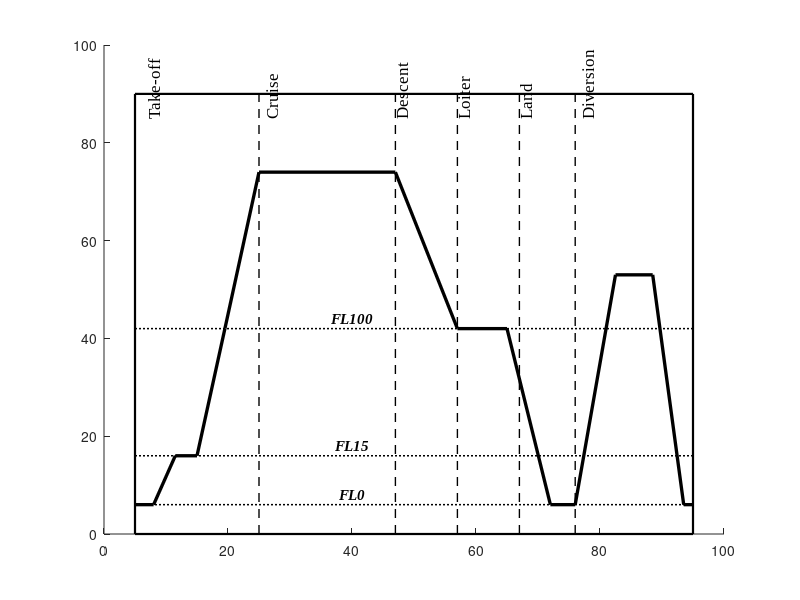

Recreate this plot in MATLAB. (Note: this script raises an error after producing the figure.)
#Hi
%% Flight Mission Profile Generator in MATLAB
% Genererar en ren och skarp flygprofil i läroboksstil
% Innehåller: Take-off, Cruise (konstant höjd), Descent, Loiter, Land, Diversion och Reserve

clear; clc; close all;

%% 1. Skapa figur
fig = figure('Name', 'Flight Mission Profile', ...
             'Color', 'w', ...
             'Position', [100, 100, 950, 680]);
ax = axes('Parent', fig);
hold(ax, 'on');

%% 2. Geometriska gränser för diagrammet
x_min = 5;   x_max = 95;
y_min = 0;   y_max = 90;

% Rektangulär ytterram
plot([x_min, x_max, x_max, x_min, x_min], ...
     [y_min, y_min, y_max, y_max, y_min], ...
     'k-', 'LineWidth', 1.6);

%% 3. Horisontella referenslinjer för flygnivåer (Flight Levels)
y_FL0   = 6;
y_FL15  = 16;
y_FL100 = 42;

% FL0 (Marknivå)
plot([x_min, x_max], [y_FL0, y_FL0], 'k:', 'LineWidth', 1.1);
text(40, y_FL0 + 2.2, 'FL0', 'FontName', 'Times New Roman', ...
     'FontSize', 11, 'FontWeight', 'bold', 'FontAngle', 'italic', 'HorizontalAlignment', 'center');

% FL15
plot([x_min, x_max], [y_FL15, y_FL15], 'k:', 'LineWidth', 1.1);
text(40, y_FL15 + 2.2, 'FL15', 'FontName', 'Times New Roman', ...
     'FontSize', 11, 'FontWeight', 'bold', 'FontAngle', 'italic', 'HorizontalAlignment', 'center');

% FL100
plot([x_min, x_max], [y_FL100, y_FL100], 'k:', 'LineWidth', 1.1);
text(40, y_FL100 + 2.2, 'FL100', 'FontName', 'Times New Roman', ...
     'FontSize', 11, 'FontWeight', 'bold', 'FontAngle', 'italic', 'HorizontalAlignment', 'center');

%% 4. Vertikala fasgränser (streckade linjer)
x_to_cr  = 25;  % Take-off -> Cruise
x_cr_de  = 47;  % Cruise -> Descent
x_de_lo  = 57;  % Descent -> Loiter
x_lo_la  = 67;  % Loiter -> Land
x_la_di  = 76;  % Land -> Diversion

phase_divs = [x_to_cr, x_cr_de, x_de_lo, x_lo_la, x_la_di];
for x = phase_divs
    plot([x, x], [y_min, y_max], 'k--', 'LineWidth', 1.0);
end

%% 5. Fasetiketter i toppen (vertikal text, 90 graders rotation)
font_opts = {'FontName', 'Times New Roman', 'FontSize', 12, ...
             'Rotation', 90, 'VerticalAlignment', 'bottom', 'HorizontalAlignment', 'left'};

text(9,  y_max - 5, 'Take-off',   font_opts{:});
text(28, y_max - 5, 'Cruise',     font_opts{:});
text(49, y_max - 5, 'Descent',    font_opts{:});
text(59, y_max - 5, 'Loiter',     font_opts{:});
text(69, y_max - 5, 'Land',       font_opts{:});
text(79, y_max - 5, 'Diversion',  font_opts{:});

%% 6. Flygprofilens bana (höjdkurva med konstant marschhöjd)
y_cruise = 74.0; % Konstant marschhöjd (ingen step-climb)

x_profile = [
     5.0, ...  % Start på marken
     8.0, ...  % Start av rullning / take-off
    11.5, ...  % Stigning till FL15
    15.0, ...  % Planflykt vid FL15
    19.5, ...  % Genomstigning FL100
    25.0, ...  % Nå marschhöjd
    47.0, ...  % Slut på marschhöjd (rak linje genom hela Cruise)
    57.0, ...  % Nå loiter-höjd (FL100)
    65.0, ...  % Slut på loiter / holding
    72.0, ...  % Sättning vid landning (FL0)
    76.0, ...  % Omdirigering / avbruten landning på marken
    82.5, ...  % Stigning till alternativ marschhöjd
    88.5, ...  % Diversion marsch slut
    93.5, ...  % Slutlig landning vid alternativ flygplats
    95.0       % Parkering
];

y_profile = [
    y_FL0, ...
    y_FL0, ...
    y_FL15, ...
    y_FL15, ...
    y_FL100, ...
    y_cruise, ...
    y_cruise, ...
    y_FL100, ...
    y_FL100, ...
    y_FL0, ...
    y_FL0, ...
    53.0, ...
    53.0, ...
    y_FL0, ...
    y_FL0
];

% Rita flygbanan med en distinkt solid svart linje
plot(x_profile, y_profile, 'k-', 'LineWidth', 2.4);

%% 7. Topp-pilar och vikter (TOW, Landing weight, ZFW)
draw_down_arrow(ax, 8.0,  y_max + 7.5, y_max, 'TOW');
draw_down_arrow(ax, 72.0, y_max + 7.5, y_max, 'Landing weight');
draw_down_arrow(ax, 93.5, y_max + 7.5, y_max, 'ZFW');

%% 8. Botten-dimensioner och klamrar (Main mission, Reserve, Diversion)
% Vertikala referenslinjer nedåt från ramen
plot([x_min, x_min], [y_min, -26], 'k-',  'LineWidth', 0.8);
plot([8.0,   8.0],   [y_min, -18], 'k-',  'LineWidth', 0.8);
plot([57.0,  57.0],  [y_min, -18], 'k:',  'LineWidth', 0.8);
plot([72.0,  72.0],  [y_min, -18], 'k-',  'LineWidth', 0.8);
plot([76.0,  76.0],  [y_min, -10], 'k-',  'LineWidth', 0.8);
plot([93.5,  93.5],  [y_min, -26], 'k-',  'LineWidth', 0.8);

% 1. Main mission (Take-off till Land)
draw_dimension_bracket(ax, 8.0, 72.0, -7.0, 'Main mission', false);

% 2. Diversion (inom diversion-fasen)
draw_dimension_bracket(ax, 76.0, 93.5, -7.0, 'Diversion', false);

% 3. Reserve (omfattar Loiter och Diversion)
draw_dimension_bracket(ax, 57.0, 93.5, -15.5, 'Reserve', true);

% 4. Total mission span
draw_dimension_bracket(ax, x_min, 93.5, -23.5, 'Flight time and fuel', false);

%% 9. Axelinställningar
xlim([0, 100]);
ylim([-30, 105]);
axis(ax, 'off');

%% 10. Exportera bildfil (avkommentera vid behov)
% exportgraphics(fig, 'flight_profile_matlab.png', 'Resolution', 300);
% exportgraphics(fig, 'flight_profile_matlab.pdf', 'ContentType', 'vector');


%% === HJÄLPFUNKTIONER ===

function draw_down_arrow(~, x, y_start, y_end, label_text)
    plot([x, x], [y_start, y_end], 'k-', 'LineWidth', 1.3);
    arr_w = 0.9;
    arr_h = 2.0;
    fill([x - arr_w, x + arr_w, x], ...
         [y_end + arr_h, y_end + arr_h, y_end], ...
         'k', 'EdgeColor', 'none');
    text(x, y_start + 1.2, label_text, ...
         'FontName', 'Times New Roman', 'FontSize', 12, ...
         'FontWeight', 'bold', 'FontAngle', 'italic', ...
         'HorizontalAlignment', 'center', 'VerticalAlignment', 'bottom');
end

function draw_dimension_bracket(~, x1, x2, y, label_text, is_bold)
    plot([x1, x2], [y, y], 'k-', 'LineWidth', 1.2);
    arr_w = 1.6;
    arr_h = 1.0;
    fill([x1, x1 + arr_w, x1 + arr_w], [y, y + arr_h, y - arr_h], 'k', 'EdgeColor', 'none');
    fill([x2, x2 - arr_w, x2 - arr_w], [y, y + arr_h, y - arr_h], 'k', 'EdgeColor', 'none');
     
    weight = 'normal';
    if is_bold
        weight = 'bold';
    end
    text((x1 + x2)/2, y + 1.2, label_text, ...
         'FontName', 'Times New Roman', 'FontSize', 11, ...
         'FontWeight', weight, ...
         'HorizontalAlignment', 'center', 'VerticalAlignment', 'bottom');
end
